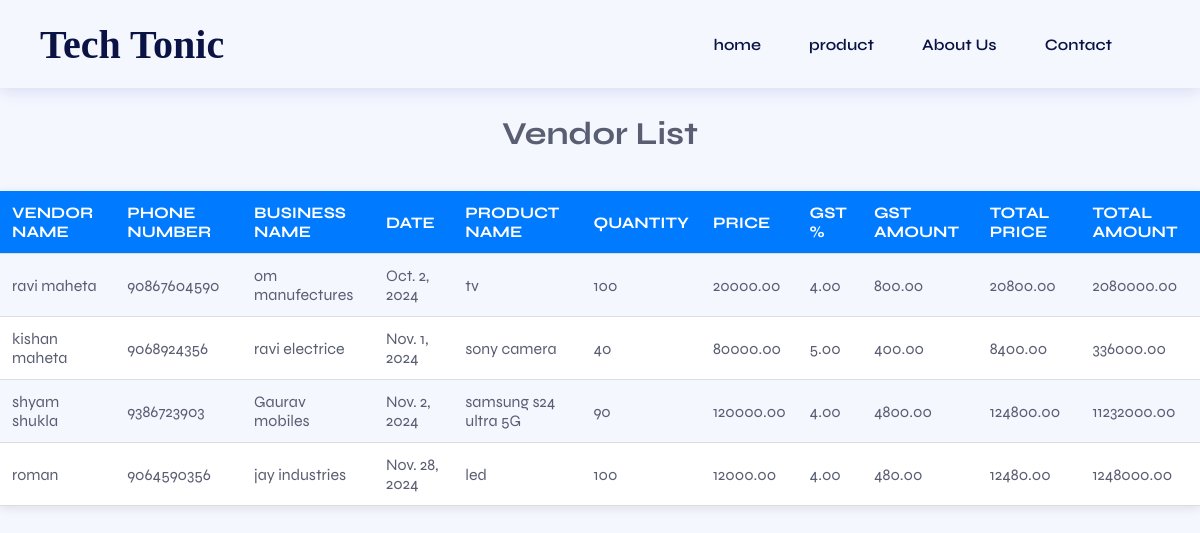
The app's page /vendor with its own data.
### ecap/models.py (models this page shows, shortened)
class Vendor(models.Model):
    vendor_name = models.CharField(max_length=255)
    vendor_phone_number = models.CharField(max_length=20)
    business_name = models.CharField(max_length=255)
    date = models.DateField()
    product_name = models.CharField(max_length=255)
    product_quantity = models.IntegerField()
    product_price = models.DecimalField(max_digits=10, decimal_places=2)
    gst_percentage = models.DecimalField(max_digits=5, decimal_places=2)
    gst_amount = models.DecimalField(max_digits=10, decimal_places=2)
    product_total_price = models.DecimalField(max_digits=10, decimal_places=2)
    total_amount = models.DecimalField(max_digits=10, decimal_places=2)

### ecap/views.py (the view)
# urls.py: path('vendor',views.vendor,name="vendor"),
def vendor(request):
    vendors = Vendor.objects.all()  # Fetch all vendor records
    return render(request, 'vendor.html', {'vendors': vendors})

### ecap/templates/vendor.html (shortened to what this page needs)
{% load static %}
   <html lang="en">
   <head>
      <link rel="stylesheet" href="https://cdnjs.cloudflare.com/ajax/libs/remixicon/3.5.0/remixicon.css">
      <link rel="stylesheet" href="{% static 'style.css' %}">
   </head>
   <body>
      <header class="header" id="header">
         <nav class="nav container">
            <a href="#" class="nav__logo">Tech Tonic</a>
            <div class="nav__menu" id="nav-menu">
               <ul class="nav__list">
                  <li class="nav__item">
                     <a href="/home" class="nav__link">home</a>
                  </li>
                  <li class="nav__item">
                     <a href="/product" class="nav__link">product</a>
                  </li>
                  <li class="nav__item">
                     <a href="/about_us" class="nav__link">About Us</a>
                  </li>
                  <li class="nav__item">
                     <a href="/contact" class="nav__link">Contact</a>
                  </li>
               </ul>
            </div>
         </nav>
      </header>
   <br><br><br><br><br><br>
       <h1 align="center">  Vendor List  </h1>
    <br><br>
    <table>
        <thead>
            <tr>
                <th>Vendor Name</th>
                <th>Phone Number</th>
                <th>Business Name</th>
                <th>Date</th>
                <th>Product Name</th>
                <th>Quantity</th>
                <th>Price</th>
                <th>GST %</th>
                <th>GST Amount</th>
                <th>Total Price</th>
                <th>Total Amount</th>
            </tr>
        </thead>
        <tbody>
            {% for vendor in vendors %}
            <tr>
                <td>{{ vendor.vendor_name }}</td>
                <td>{{ vendor.vendor_phone_number }}</td>
                <td>{{ vendor.business_name }}</td>
                <td>{{ vendor.date }}</td>
                <td>{{ vendor.product_name }}</td>
                <td>{{ vendor.product_quantity }}</td>
                <td>{{ vendor.product_price }}</td>
                <td>{{ vendor.gst_percentage }}</td>
                <td>{{ vendor.gst_amount }}</td>
                <td>{{ vendor.product_total_price }}</td>
                <td>{{ vendor.total_amount }}</td>
            </tr>
            {% empty %}
            <tr>
                <td colspan="11">No vendors found.</td>
            </tr>
            {% endfor %}
        </tbody>
    </table>
</body>
</html>

### ecap/static/style.css (style rules this page uses)
:root { --header-height: 3.5rem; --first-color: hsl(230, 75%, 56%); --title-color: hsl(230, 75%, 15%); --text-color: hsl(230, 12%, 40%); --body-color: hsl(230, 100%, 98%); --container-color: hsl(230, 100%, 97%); --border-color: hsl(230, 25%, 80%); --body-font: "Syne", sans-serif; --h2-font-size: 1.25rem; --normal-font-size: .938rem; --font-regular: 400; --font-medium: 500; --font-semi-bold: 600; --z-fixed: 100; --z-modal: 1000; }
@media screen and (min-width: 1023px) { :root { --h2-font-size: 1.5rem; --normal-font-size: 1rem; } }
* { box-sizing: border-box; padding: 0; margin: 0; }
html { scroll-behavior: smooth; }
body, input, button { font-family: var(--body-font); font-size: var(--normal-font-size); }
body { background-color: var(--body-color); color: var(--text-color); }
ul { list-style: none; }
a { text-decoration: none; }
.container { max-width: 1120px; margin-inline: 1.5rem; }
.header { position: fixed; top: 0; left: 0; width: 100%; background-color: var(--body-color); box-shadow: 0 2px 16px hsla(230, 75%, 32%, .15); z-index: var(--z-fixed); }
.nav { height: var(--header-height); display: flex; justify-content: space-between; align-items: center; }
.nav__logo { color: var(--title-color); font-weight: var(--font-semi-bold); transition: color .4s; font-family: 'Times New Roman', Times, serif; font-size: 40px; }
:is(.nav__logo, .nav__search, .nav__login, .nav__toggle, .nav__link):hover { color: var(--first-color); }
.nav__list { display: flex; flex-direction: column; row-gap: 2.5rem; text-align: center; }
.nav__link { color: var(--title-color); font-weight: var(--font-semi-bold); transition: color .4s; }
@media screen and (min-width: 1023px) { .nav { height: calc(var(--header-height) + 2rem); column-gap: 3rem; } }
@media screen and (min-width: 1023px) { .nav__menu { margin-left: auto; } }
@media screen and (min-width: 1023px) { .nav__list { flex-direction: row; column-gap: 3rem; } }
@media screen and (min-width: 1150px) { .container { margin-inline: auto; } }

### ecap/templates/vendor.html (style rules this page uses)
table { width: 100%; border-collapse: collapse; box-shadow: 0 2px 10px rgba(0, 0, 0, 0.1); }
thead { background-color: #007BFF; color: white; }
th, td { padding: 12px; text-align: left; border-bottom: 1px solid #ddd; }
tbody tr:nth-child(even) { background-color: white; }
th { font-weight: bold; text-transform: uppercase; }

### records on screen
Vendor: vendor_name "ravi maheta", vendor_phone_number "90867604590", business_name "om manufectures", date "Oct. 2, 2024", product_name "tv", product_quantity "100", product_price "20000.00", gst_percentage "4.00", gst_amount "800.00", product_total_price "20800.00", total_amount "2080000.00"
Vendor: vendor_name "kishan maheta", vendor_phone_number "9068924356", business_name "ravi electrice", date "Nov. 1, 2024", product_name "sony camera", product_quantity "40", product_price "80000.00", gst_percentage "5.00", gst_amount "400.00", product_total_price "8400.00", total_amount "336000.00"
Vendor: vendor_name "shyam shukla", vendor_phone_number "9386723903", business_name "Gaurav mobiles", date "Nov. 2, 2024", product_name "samsung s24 ultra 5G", product_quantity "90", product_price "120000.00", gst_percentage "4.00", gst_amount "4800.00", product_total_price "124800.00", total_amount "11232000.00"
Vendor: vendor_name "roman", vendor_phone_number "9064590356", business_name "jay industries", date "Nov. 28, 2024", product_name "led", product_quantity "100", product_price "12000.00", gst_percentage "4.00", gst_amount "480.00", product_total_price "12480.00", total_amount "1248000.00"
